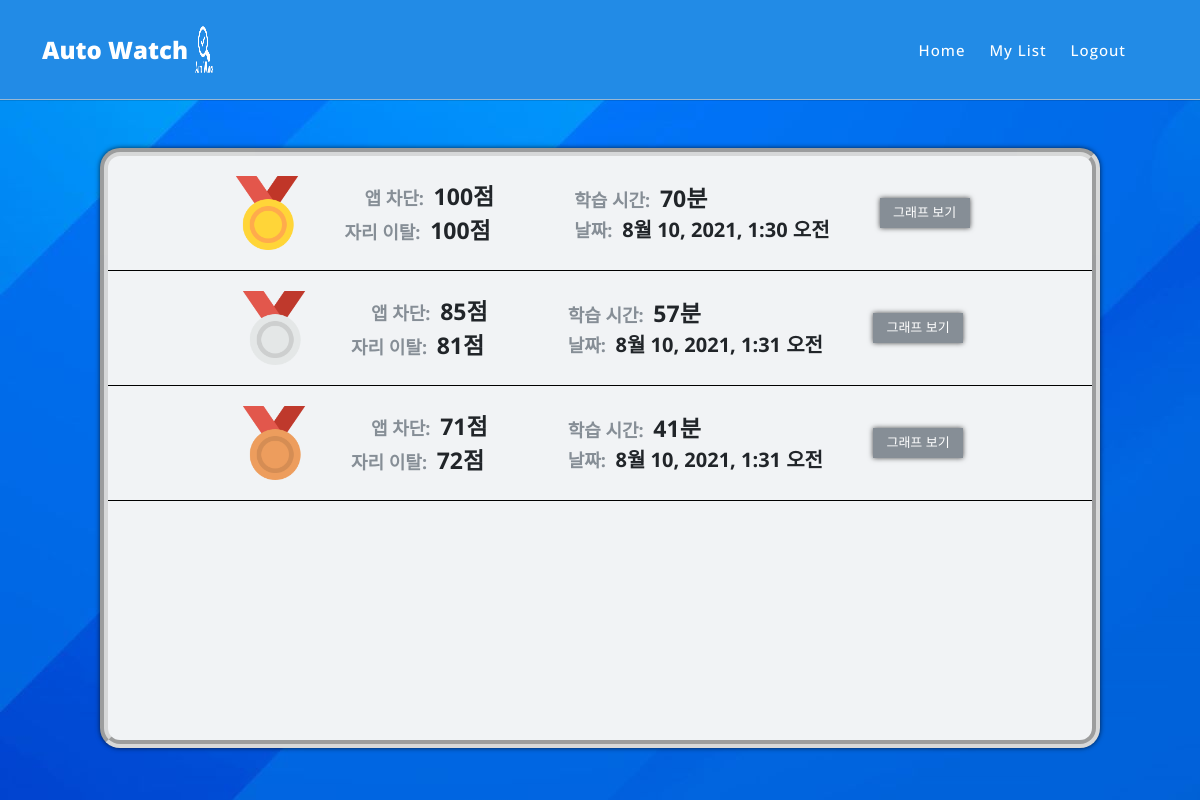
/main/list/analytics (signed in), run on an earlier commit of the app's database.
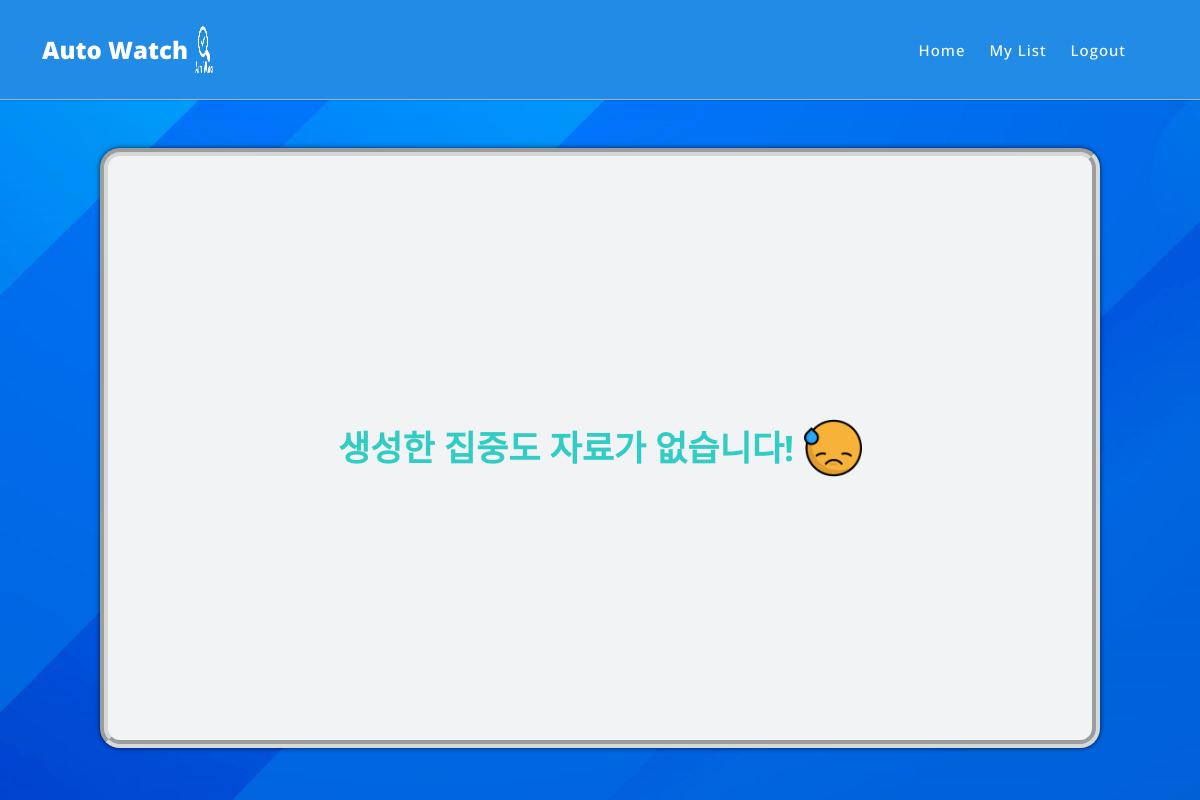
And on a later commit of the database.
### main/models.py (models this page shows, shortened)
class Analytics(models.Model):
    room_name = models.CharField(max_length=128, verbose_name="방 이름", default="NULL")
    email = models.EmailField(max_length=128, verbose_name="아이디",default="NULL")
    app = models.IntegerField(verbose_name="앱 차단 점수")
    person = models.IntegerField(verbose_name="자리 이탈 점수")
    time = models.IntegerField(verbose_name="학습 시간")
    make_date = models.DateTimeField(auto_now_add=True, verbose_name='생성 날짜')
    class Meta:
        db_table = 'analytics'
        verbose_name = '집중도'
        verbose_name_plural = '집중도'

### main/views.py (the view)
# urls.py: path('list/analytics',AnalyticsList.as_view()),
class AnalyticsList(ListView):
    model = Analytics
    template_name = 'analyticslist.html'
    def get_queryset(self):
        QuerySet = Analytics.objects.filter(email = self.request.session.get('user_email'))
        return QuerySet

### main/templates/analyticslist.html (shortened to what the changed rows need)
<!DOCTYPE html>
<html lang="ko" id="html">
<head>
    <link href="/static/vendor/bootstrap/css/bootstrap.min.css" rel="stylesheet">
    <link rel="stylesheet" href="/static/assets/css/fontawesome.css">
    <link rel="stylesheet" href="/static/assets/css/templatemo-seo-dream.css?after">
    <link rel="stylesheet" href="/static/assets/css/main.css">
    <link rel="stylesheet" href="/static/assets/css/makeroom.css">
    <link rel="stylesheet" href="/static/assets/css/enterroom.css?after">
    <link rel="stylesheet" href="/static/assets/css/list.css?after?after?after?after">
    <link rel="stylesheet" href="/static/assets/css/animated.css">
    <link rel="stylesheet" href="https://cdnjs.cloudflare.com/ajax/libs/animate.css/4.1.1/animate.min.css"/>
    <link rel="stylesheet" href="/static/assets/css/owl.css">
</head>
<body>
    <div class="main">
      <div class="inner">
        <div class="list-wapper" id="list-wapper" name="list-wapper" >
          {% if object_list %}
            {% for Analytics in object_list %}
              {% if Analytics.app > 90 and Analytics.person > 90 and Analytics.time > 60 %}
                <div class="analytics-list">
                  <img src="/static/assets/images/gold-medal.png" alt="">
                  <div class="over"><span class="list-sub-text-anal">앱 차단: </span><span class="list-main-text">{{Analytics.app}}점</span><br><span class="list-sub-text">자리 이탈: </span><span class="list-main-text">{{Analytics.person}}점</span></div>
                  <div class="under"><span class="list-sub-text">학습 시간: </span><span class="list-main-text">{{Analytics.time}}분</span><br><span class="list-sub-text">날짜: </span><span class="list-main-text-date">{{Analytics.make_date}}</span></div>
                  <button onclick="location.href='/main/list/analytics/{{Analytics.pk}}'">그래프 보기</button>
                </div>
              {% elif Analytics.app > 80 and Analytics.person > 80 and Analytics.time > 50 %}
                <div class="analytics-list">
                  <img src="/static/assets/images/silver-medal.png" alt="">
                  <div class="over"><span class="list-sub-text-anal">앱 차단: </span><span class="list-main-text">{{Analytics.app}}점</span><br><span class="list-sub-text">자리 이탈: </span><span class="list-main-text">{{Analytics.person}}점</span></div>
                  <div class="under"><span class="list-sub-text">학습 시간: </span><span class="list-main-text">{{Analytics.time}}분</span><br><span class="list-sub-text">날짜: </span><span class="list-main-text-date">{{Analytics.make_date}}</span></div>
                  <button onclick="location.href='/main/list/analytics/{{Analytics.pk}}'">그래프 보기</button>
                </div>
              {% elif Analytics.app > 70 and Analytics.person > 70 and Analytics.time > 40 %}
                <div class="analytics-list">
                  <img src="/static/assets/images/bronze-medal.png" alt="">
                  <div class="over"><span class="list-sub-text-anal">앱 차단: </span><span class="list-main-text">{{Analytics.app}}점</span><br><span class="list-sub-text">자리 이탈: </span><span class="list-main-text">{{Analytics.person}}점</span></div>
                  <div class="under"><span class="list-sub-text">학습 시간: </span><span class="list-main-text">{{Analytics.time}}분</span><br><span class="list-sub-text">날짜: </span><span class="list-main-text-date">{{Analytics.make_date}}</span></div>
                  <button onclick="location.href='/main/list/analytics/{{Analytics.pk}}'">그래프 보기</button>
                </div>
              {%endif%}
            {% endfor%}
          {% else %}
            <div id="noroom" class="animate__animated animate__rubberBand animate__delay-0.8s">
                <span>생성한 집중도 자료가 없습니다!</span>
                <img src="/static/assets/images/embarrassed.png" alt="">
            </div>
          {%endif%}
        </div>
      </div>
    </div>
</body>
</html>

What changed in the data, as far as the page shows it:
removed Analytics: app "100", person "100", time "70", make_date "8월 10, 2021, 1:30 오전"
removed Analytics: app "85", person "81", time "57", make_date "8월 10, 2021, 1:31 오전"
removed Analytics: app "71", person "72", time "41", make_date "8월 10, 2021, 1:31 오전"
Also different on the page:
text now shown: "생성한 집중도 자료가 없습니다!"
